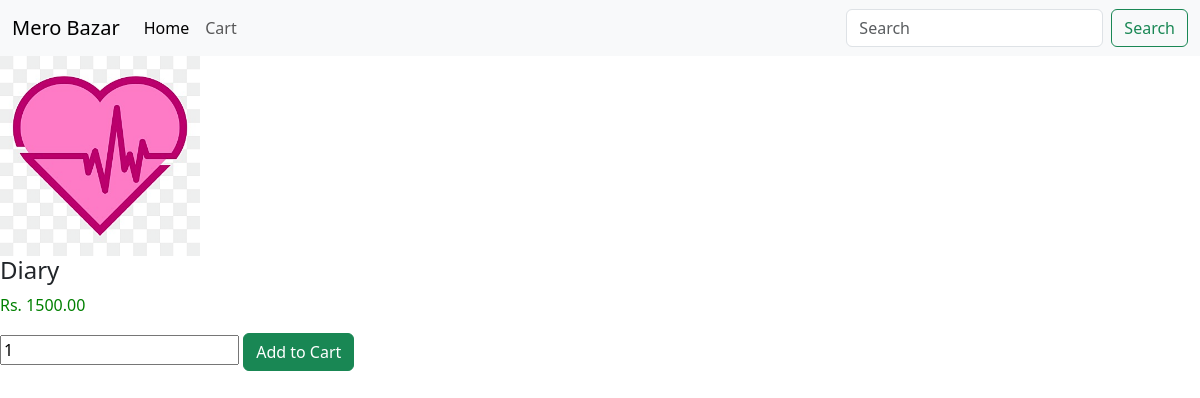
/product/1/, run on the app's committed database.
### catalog/models.py (models this page shows, shortened)
class Product(models.Model):
    name=models.CharField(max_length=255)
    price=models.DecimalField(max_digits=10,decimal_places=2)
    category=models.ForeignKey(Category,on_delete=models.CASCADE)
    photo=models.FileField(upload_to='uploads/')

### catalog/views.py (the view)
# urls.py: path('product/<int:id>/',views.product_detail,name="product_detail"),
def product_detail(request,id):
    product=Product.objects.get(id=id)
    return render(request,'product_detail.html',{'product':product})

### catalog/templates/product_detail.html (shortened to what this page needs)
{% extends "base.html" %}
{% block detail %}
<div class="Container">
    <div class="Row">
        <div class="col-md-4">
            <img src="{{product.photo.url}}" alt="{{product.name}}" style="width: 200px; height: auto;">
        </div>
        <div class="col-md-8">
            <p class="h4">{{product.name}}</p>
            <p style="color: green;"> Rs. {{product.price}}</p>
            <form method="post" action="/add/to/cart/{{product.id}}/">
                <input type="number" name="quantity" id="quantity" placeholder="add quantity" value="1">
                <input type="submit" class="btn btn-success" value="Add to Cart">
            </form>
        </div>
    </div>
</div>
{% endblock %}

### data on the page
Product: photo (picture), name "Diary", price "1500.00"
